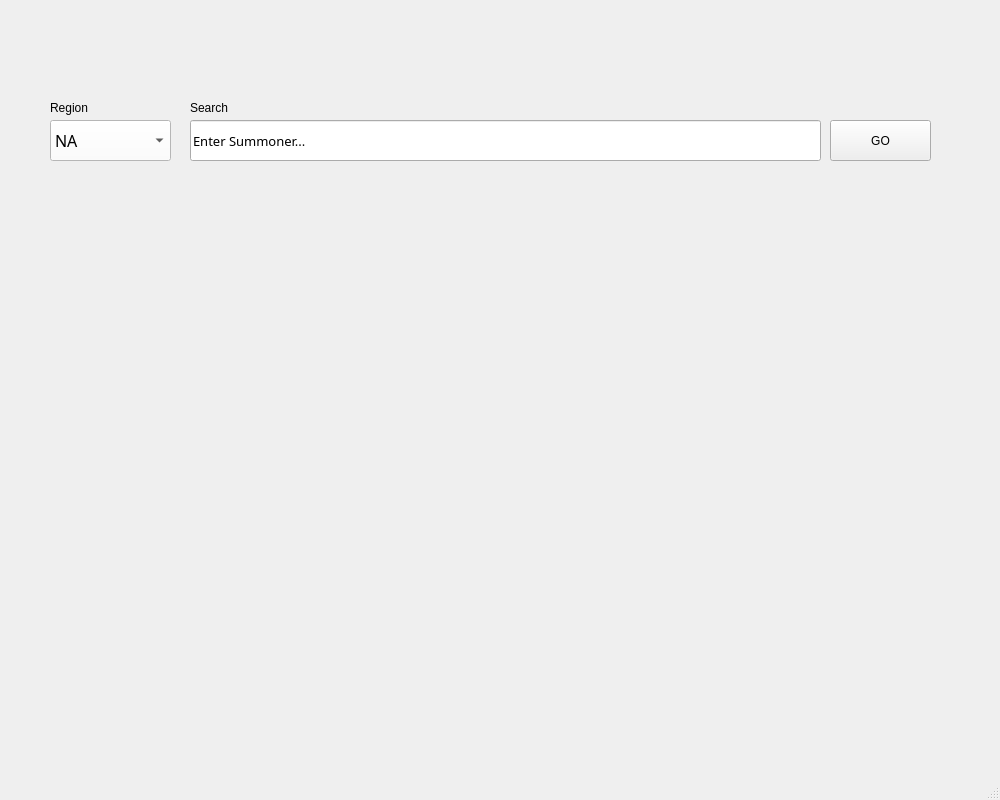
<?xml version="1.0" encoding="UTF-8"?>
<ui version="4.0">
 <class>MainWindow</class>
 <widget class="QMainWindow" name="MainWindow">
  <property name="geometry">
   <rect>
    <x>0</x>
    <y>0</y>
    <width>1000</width>
    <height>800</height>
   </rect>
  </property>
  <property name="cursor">
   <cursorShape>OpenHandCursor</cursorShape>
  </property>
  <property name="windowTitle">
   <string>MainWindow</string>
  </property>
  <widget class="QWidget" name="centralwidget">
   <widget class="QComboBox" name="enterReg">
    <property name="geometry">
     <rect>
      <x>50</x>
      <y>120</y>
      <width>121</width>
      <height>41</height>
     </rect>
    </property>
    <property name="palette">
     <palette>
      <active>
       <colorrole role="WindowText">
        <brush brushstyle="SolidPattern">
         <color alpha="255">
          <red>85</red>
          <green>85</green>
          <blue>255</blue>
         </color>
        </brush>
       </colorrole>
       <colorrole role="Button">
        <brush brushstyle="SolidPattern">
         <color alpha="255">
          <red>255</red>
          <green>255</green>
          <blue>255</blue>
         </color>
        </brush>
       </colorrole>
       <colorrole role="Base">
        <brush brushstyle="SolidPattern">
         <color alpha="255">
          <red>255</red>
          <green>255</green>
          <blue>255</blue>
         </color>
        </brush>
       </colorrole>
       <colorrole role="Window">
        <brush brushstyle="SolidPattern">
         <color alpha="255">
          <red>255</red>
          <green>255</green>
          <blue>255</blue>
         </color>
        </brush>
       </colorrole>
      </active>
      <inactive>
       <colorrole role="WindowText">
        <brush brushstyle="SolidPattern">
         <color alpha="255">
          <red>85</red>
          <green>85</green>
          <blue>255</blue>
         </color>
        </brush>
       </colorrole>
       <colorrole role="Button">
        <brush brushstyle="SolidPattern">
         <color alpha="255">
          <red>255</red>
          <green>255</green>
          <blue>255</blue>
         </color>
        </brush>
       </colorrole>
       <colorrole role="Base">
        <brush brushstyle="SolidPattern">
         <color alpha="255">
          <red>255</red>
          <green>255</green>
          <blue>255</blue>
         </color>
        </brush>
       </colorrole>
       <colorrole role="Window">
        <brush brushstyle="SolidPattern">
         <color alpha="255">
          <red>255</red>
          <green>255</green>
          <blue>255</blue>
         </color>
        </brush>
       </colorrole>
      </inactive>
      <disabled>
       <colorrole role="WindowText">
        <brush brushstyle="SolidPattern">
         <color alpha="255">
          <red>120</red>
          <green>120</green>
          <blue>120</blue>
         </color>
        </brush>
       </colorrole>
       <colorrole role="Button">
        <brush brushstyle="SolidPattern">
         <color alpha="255">
          <red>255</red>
          <green>255</green>
          <blue>255</blue>
         </color>
        </brush>
       </colorrole>
       <colorrole role="Base">
        <brush brushstyle="SolidPattern">
         <color alpha="255">
          <red>255</red>
          <green>255</green>
          <blue>255</blue>
         </color>
        </brush>
       </colorrole>
       <colorrole role="Window">
        <brush brushstyle="SolidPattern">
         <color alpha="255">
          <red>255</red>
          <green>255</green>
          <blue>255</blue>
         </color>
        </brush>
       </colorrole>
      </disabled>
     </palette>
    </property>
    <property name="font">
     <font>
      <family>Bodoni MT</family>
      <pointsize>12</pointsize>
      <weight>50</weight>
      <italic>false</italic>
      <bold>false</bold>
     </font>
    </property>
    <property name="cursor">
     <cursorShape>OpenHandCursor</cursorShape>
    </property>
    <property name="layoutDirection">
     <enum>Qt::LeftToRight</enum>
    </property>
    <property name="autoFillBackground">
     <bool>false</bool>
    </property>
    <property name="styleSheet">
     <string notr="true">background-color : rgb(255, 255, 255);
font: 12pt &quot;Bodoni MT&quot;;</string>
    </property>
    <item>
     <property name="text">
      <string>NA</string>
     </property>
    </item>
    <item>
     <property name="text">
      <string>EUW</string>
     </property>
    </item>
    <item>
     <property name="text">
      <string>EUNE</string>
     </property>
    </item>
    <item>
     <property name="text">
      <string>KR</string>
     </property>
    </item>
    <item>
     <property name="text">
      <string>OCE</string>
     </property>
    </item>
   </widget>
   <widget class="QLineEdit" name="enterSumm">
    <property name="geometry">
     <rect>
      <x>190</x>
      <y>120</y>
      <width>631</width>
      <height>41</height>
     </rect>
    </property>
    <property name="font">
     <font>
      <family>Bodoni MT</family>
      <pointsize>10</pointsize>
     </font>
    </property>
    <property name="text">
     <string>Enter Summoner...</string>
    </property>
   </widget>
   <widget class="QLabel" name="search">
    <property name="geometry">
     <rect>
      <x>190</x>
      <y>100</y>
      <width>55</width>
      <height>16</height>
     </rect>
    </property>
    <property name="styleSheet">
     <string notr="true">font: 75 italic 10pt &quot;Bodoni MT&quot;;</string>
    </property>
    <property name="text">
     <string>Search</string>
    </property>
   </widget>
   <widget class="QLabel" name="select">
    <property name="geometry">
     <rect>
      <x>50</x>
      <y>100</y>
      <width>55</width>
      <height>16</height>
     </rect>
    </property>
    <property name="styleSheet">
     <string notr="true">font: 75 italic 10pt &quot;Bodoni MT&quot;;</string>
    </property>
    <property name="text">
     <string>Region</string>
    </property>
   </widget>
   <widget class="QPushButton" name="go">
    <property name="geometry">
     <rect>
      <x>830</x>
      <y>120</y>
      <width>101</width>
      <height>41</height>
     </rect>
    </property>
    <property name="styleSheet">
     <string notr="true">font: 12pt &quot;Bodoni MT&quot;;</string>
    </property>
    <property name="text">
     <string>GO</string>
    </property>
   </widget>
  </widget>
  <widget class="QMenuBar" name="menubar">
   <property name="geometry">
    <rect>
     <x>0</x>
     <y>0</y>
     <width>1000</width>
     <height>26</height>
    </rect>
   </property>
  </widget>
  <widget class="QStatusBar" name="statusbar"/>
 </widget>
 <resources/>
 <connections/>
</ui>
